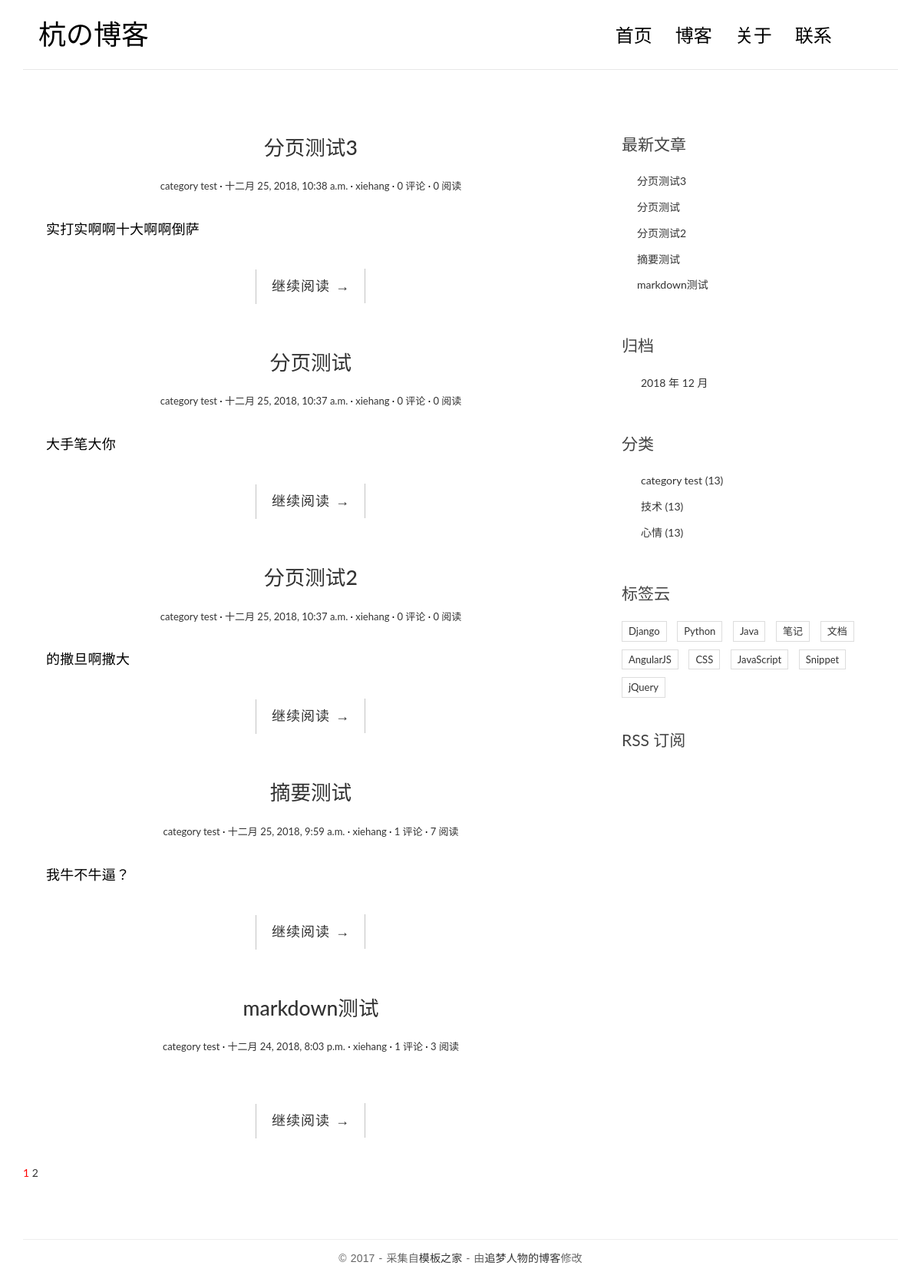
The page / on the database its author committed.
### blog/models.py (models this page shows, shortened)
class Post(models.Model):
    title = models.CharField(max_length=70)
    body = models.TextField()
    created_time = models.DateTimeField()
    modified_time = models.DateTimeField()
    excerpt = models.CharField(max_length=200, blank=True)
    category = models.ForeignKey(Category)
    tags = models.ManyToManyField(Tag, blank=True)
    author = models.ForeignKey(User)
    views = models.PositiveIntegerField(default=0)
    class Meta:
        ordering = ['-created_time']
    def get_absolute_url(self):
        return reverse('blog:detail', kwargs={'pk': self.pk})

class Category(models.Model):
    name = models.CharField(max_length=100)

### blog/views.py (the view, shortened to what this page needs)
# urls.py: url(r'^$', views.IndexView.as_view(), name='index'),
class IndexView(ListView):
    model = Post
    template_name = 'blog/index.html'
    context_object_name = 'post_list'
    paginate_by = 5
    def get_context_data(self, **kwargs):
        context = super().get_context_data(**kwargs)
        paginator = context.get('paginator')
        page = context.get('page_obj')
        is_paginated = context.get('is_paginated')
        pagination_data = self.pagination_data(paginator, page, is_paginated)
        context.update(pagination_data)
        return context
    def pagination_data(self, paginator, page, is_paginated):
        if not is_paginated:
            return {}
        left = []
        right = []
        left_has_more = False
        right_has_more = False
        first = False
        last = False
        page_number = page.number
        total_pages = paginator.num_pages
        page_range = paginator.page_range
        if page_number == 1:
            right = page_range[page_number:page_number + 2]
            if right[-1] < total_pages - 1:
                right_has_more = True
            if right[-1] < total_pages:
                last = True
        elif page_number == total_pages:
            left = page_range[(page_number - 3) if (page_number - 3) > 0 else 0:page_number - 1]
            if left[0] > 2:
                left_has_more = True
            if left[0] > 1:
                first = True
        data = {
            'left': left,
            'right': right,
            'left_has_more': left_has_more,
            'right_has_more': right_has_more,
            'first': first,
            'last': last,
        }
        return data

### blog/templatetags/blog_tags.py (called while the page is built)
@register.simple_tag
def get_recent_posts(num=5):
    return Post.objects.all().order_by('-created_time')[:num]

@register.simple_tag
def archives():
    return Post.objects.dates('created_time', 'month', order='DESC')

@register.simple_tag
def get_categories():
    return Category.objects.all()

### templates/blog/index.html (shortened to what this page needs)
{% extends 'base.html' %}
{% load staticfiles %}
				{% block main %}
				{% for post in post_list %}
                <article class="post post-{{ post.pk }}">
                    <header class="entry-header">
                        <h1 class="entry-title">
                            <a href="{{ post.get_absolute_url }}">{{ post.title }}</a>
                        </h1>
                        <div class="entry-meta">
                            <span class="post-category"><a href="#">{{ post.category.name }}</a></span>
                            <span class="post-date"><a href="#"><time class="entry-date"
                                                                      datetime="{{ post.created_time }}">{{ post.created_time }}</time></a></span>
                            <span class="post-author"><a href="#">{{ post.author }}</a></span>
                            <span class="comments-link"><a href="{{ post.get_absolute_url }}">{{ post.comment_set.count }} 评论</a></span>
                            <span class="views-count"><a href="{{ post.get_absolute_url }}">{{ post.views }} 阅读</a></span>
                        </div>
                    </header>
                    <div class="entry-content clearfix">
                        <p>{{ post.excerpt }}</p>
                        <div class="read-more cl-effect-14">
                            <a href="{{ post.get_absolute_url }}" class="more-link">继续阅读 <span class="meta-nav">→</span>
                        </div>
                    </div>
                </article>
				{% empty %}
					<div class="no-post">暂时还没有发布的文章！</div>
				{% endfor %}
				{% if is_paginated %}
				<div class="pagination">
				  <a href="?page={{ page_obj.number }}" style="color: red">{{ page_obj.number }}</a>
				  {% if right %}
					{% for i in right %}
						<a href="?page={{ i }}">{{ i }}</a>
					{% endfor %}
				  {% endif %}
				</div>
				{% endif %}
				{% endblock main %}

### templates/base.html (shortened to what this page needs)
{% load staticfiles %}
{% load blog_tags %}
<!DOCTYPE html>
<html>
<head>
	<link rel="stylesheet" href="{% static 'blog/css/bootstrap.min.css' %}">
    <link rel="stylesheet" href="http://code.ionicframework.com/ionicons/2.0.1/css/ionicons.min.css">
	<link rel="stylesheet" href="{% static 'blog/css/pace.css' %}">
	<link rel="stylesheet" href="{% static 'blog/css/custom.css' %}">
</head>
<body>
<div class="container">
    <header id="site-header">
        <div class="row">
            <div class="col-md-4 col-sm-5 col-xs-8">
                <div class="logo">
                    <h1><a href="{% url 'blog:index' %}">杭の博客</a></h1>
                </div>
            </div>
            <div class="col-md-8 col-sm-7 col-xs-4">
                <nav class="main-nav" role="navigation">
                    <div class="collapse navbar-collapse" id="bs-example-navbar-collapse-1">
                        <ul class="nav navbar-nav navbar-right">
                            <li class="cl-effect-11"><a href="{% url 'blog:index' %}" data-hover="首页">首页</a></li>
                            <li class="cl-effect-11"><a href="full-width.html" data-hover="博客">博客</a></li>
                            <li class="cl-effect-11"><a href="about.html" data-hover="关于">关于</a></li>
                            <li class="cl-effect-11"><a href="contact.html" data-hover="联系">联系</a></li>
                        </ul>
                    </div>
                </nav>
            </div>
        </div>
    </header>
</div>
<div class="content-body">
    <div class="container">
        <div class="row">
            <main class="col-md-8">
				{% block main %}
				{% endblock main %}
            </main>
            <aside class="col-md-4">
                <div class="widget widget-recent-posts">
                    <h3 class="widget-title">最新文章</h3>
					{% get_recent_posts as recent_post_list %}
                    <ul>
					{% for post in recent_post_list %}
                        <li>
                            <a href="{{ post.get_absolute_url }}">{{ post.title }}</a>
                        </li>
					{% empty %}
						暂无文章！
					{% endfor %}
                    </ul>
                </div>
                <div class="widget widget-archives">
                    <h3 class="widget-title">归档</h3>
					{% archives as date_list %}
                    <ul>
					{% for date in date_list %}
                        <li>
                            <a href="{% url 'blog:archives' date.year date.month %}">{{ date.year }} 年 {{ date.month }} 月</a>
                        </li>
					{% empty %}
						暂无归档！
					{% endfor %}
                    </ul>
                </div>
                <div class="widget widget-category">
                    <h3 class="widget-title">分类</h3>
					{% get_categories as category_list %}
                    <ul>
					{% for category in category_list %}
                        <li>
                            <a href="{% url 'blog:category' category.pk %}">{{ category.name }} <span class="post-count">(13)</span></a>
                        </li>
					{% empty %}
						暂无分类！
					{% endfor %}
                    </ul>
                </div>
                <div class="widget widget-tag-cloud">
                    <h3 class="widget-title">标签云</h3>
                    <ul>
                        <li>
                            <a href="#">Django</a>
                        </li>
                        <li>
                            <a href="#">Python</a>
                        </li>
                        <li>
                            <a href="#">Java</a>
                        </li>
                        <li>
                            <a href="#">笔记</a>
                        </li>
                        <li>
                            <a href="#">文档</a>
                        </li>
                        <li>
                            <a href="#">AngularJS</a>
                        </li>
                        <li>
                            <a href="#">CSS</a>
                        </li>
                        <li>
                            <a href="#">JavaScript</a>
                        </li>
                        <li>
                            <a href="#">Snippet</a>
                        </li>
                        <li>
                            <a href="#">jQuery</a>
                        </li>
                    </ul>
                </div>
                <div class="rss">
                    <a href=""> RSS 订阅</a>
                </div>
            </aside>
        </div>
    </div>
</div>
<footer id="site-footer">
    <div class="container">
        <div class="row">
            <div class="col-md-12">
                <p class="copyright">&copy 2017 - 采集自<a href="http://www.cssmoban.com/"
                                                        target="_blank" title="模板之家">模板之家</a>
                    - 由<a href="http://zmrenwu.com/" title="网页模板" target="_blank">追梦人物的博客</a>修改
                </p>
            </div>
        </div>
    </div>
</footer>
</body>
</html>

### blog/static/blog/css/custom.css (style rules this page uses)
* { outline: none; }
h1, h2, h3, h4, h5, h6 { margin-top: 0; }
a { color: #333; }
body { color: #444; font-family: 'Lato', sans-serif; }
p { font-family: 'Ubuntu', sans-serif; font-weight: 400; word-spacing: 1px; letter-spacing: 0.01em; }
#site-header { background-color: #FFF; padding: 25px 20px; margin-bottom: 40px; border-bottom: 1px solid #e7e7e7; }
.logo h1 a { color: #000; }
.logo h1 { margin: 0; font-family: 'Lato', sans-serif; font-weight: 300; }
.main-nav { margin-top: 11px; max-width: 95%; }
.main-nav a { color: #000000 !important; padding: 0 0 5px 0 !important; margin-right: 30px; font-family: 'Lato', sans-serif; font-weight: 300; font-size: 24px; }
.cl-effect-11 a { padding: 10px 0; color: #0972b4; text-shadow: none; }
.cl-effect-11 a::before { position: absolute; top: 0; left: 0; overflow: hidden; padding: 0 0 5px 0 !important; max-width: 0; border-bottom: 1px solid #000; color: #000; content: attr(data-hover); white-space: nowrap; -webkit-transition: max-width 0.5s; -moz-transition: max-width 0.5s; transition: max-width 0.5s; }
.content-body { padding-bottom: 4em; }
.post { background: #fff; padding: 30px 30px 0; }
.entry-title { text-align: center; font-size: 1.9em; margin-bottom: 20px; line-height: 1.6; padding: 10px 20px 0; }
.entry-meta { text-align: center; color: #DDDDDD; font-size: 13px; margin-bottom: 30px; }
.entry-content { font-size: 18px; line-height: 1.9; font-weight: 300; color: #000; }
.post-category::after, .post-date::after, .post-author::after, .comments-link::after { content: ' ·'; color: #000; }
.read-more { font-family: 'Ubuntu', sans-serif; font-weight: 400; word-spacing: 1px; letter-spacing: 0.01em; text-align: center; margin-top: 20px; }
.cl-effect-14 a { padding: 0 20px; height: 45px; line-height: 45px; position: relative; display: inline-block; margin: 15px 25px; letter-spacing: 1px; font-weight: 400; text-shadow: 0 0 1px rgba(255, 255, 255, 0.3); }
.cl-effect-14 a::before, .cl-effect-14 a::after { position: absolute; width: 45px; height: 1px; background: #C3C3C3; content: ''; -webkit-transition: all 0.3s; -moz-transition: all 0.3s; transition: all 0.3s; pointer-events: none; }
.cl-effect-14 a::before { top: 0; left: 0; -webkit-transform: rotate(90deg); -moz-transform: rotate(90deg); transform: rotate(90deg); -webkit-transform-origin: 0 0; -moz-transform-origin: 0 0; transform-origin: 0 0; }
.cl-effect-14 a::after { right: 0; bottom: 0; -webkit-transform: rotate(90deg); -moz-transform: rotate(90deg); transform: rotate(90deg); -webkit-transform-origin: 100% 0; -moz-transform-origin: 100% 0; transform-origin: 100% 0; }
.widget { background: #fff; padding: 30px 0 0; }
.widget-title { font-size: 1.5em; margin-bottom: 20px; line-height: 1.6; padding: 10px 0 0; font-weight: 400; }
.widget-recent-posts ul { padding: 0; margin: 0; padding-left: 20px; }
.widget-recent-posts ul li { list-style-type: none; position: relative; line-height: 170%; margin-bottom: 10px; }
.widget-recent-posts ul li::before { content: '\f3d3'; font-family: "Ionicons"; position: absolute; left: -17px; top: 3px; font-size: 16px; color: #000; }
.widget-archives ul { padding: 0; margin: 0; padding-left: 25px; }
.widget-archives ul li { list-style-type: none; position: relative; line-height: 170%; margin-bottom: 10px; }
.widget-archives ul li::before { content: '\f3f3'; font-family: "Ionicons"; position: absolute; left: -25px; top: 1px; font-size: 16px; color: #000; }
.widget-category ul { padding: 0; margin: 0; padding-left: 25px; }
.widget-category ul li { list-style-type: none; position: relative; line-height: 170%; margin-bottom: 10px; }
.widget-category ul li::before { content: '\f3fe'; font-family: "Ionicons"; position: absolute; left: -25px; top: 1px; font-size: 18px; color: #000; }
.widget-tag-cloud ul { padding: 0; margin: 0; margin-right: -10px; }
.widget-tag-cloud ul li { list-style-type: none; font-size: 13px; display: inline-block; margin-right: 10px; margin-bottom: 10px; padding: 3px 8px; border: 1px solid #ddd; }
.rss { font-size: 21px; margin-top: 30px; }
.rss a { color: #444; }
#site-footer { padding-top: 10px; padding: 0 0 1.5em 0; }
.copyright { text-align: center; padding-top: 1em; margin: 0; border-top: 1px solid #eee; color: #666; }

### rows shown on the page
Post: title "分页测试3", category.name "category test", created_time "十二月 25, 2018, 10:38 a.m.", author "xiehang", comment_set.count "0", views "0", excerpt "实打实啊啊十大啊啊倒萨"
Post: title "分页测试", category.name "category test", created_time "十二月 25, 2018, 10:37 a.m.", author "xiehang", comment_set.count "0", views "0", excerpt "大手笔大你"
Post: title "分页测试2", category.name "category test", created_time "十二月 25, 2018, 10:37 a.m.", author "xiehang", comment_set.count "0", views "0", excerpt "的撒旦啊撒大"
Post: title "摘要测试", category.name "category test", created_time "十二月 25, 2018, 9:59 a.m.", author "xiehang", comment_set.count "1", views "7", excerpt "我牛不牛逼？"
Post: title "markdown测试", category.name "category test", created_time "十二月 24, 2018, 8:03 p.m.", author "xiehang", comment_set.count "1", views "3"
Category: name "category test"
Category: name "技术"
Category: name "心情"

### other values the page prints
{{ page_obj.number }} "1"
{{ i }} "2"
{{ date.year }} "2018"
{{ date.month }} "12"
